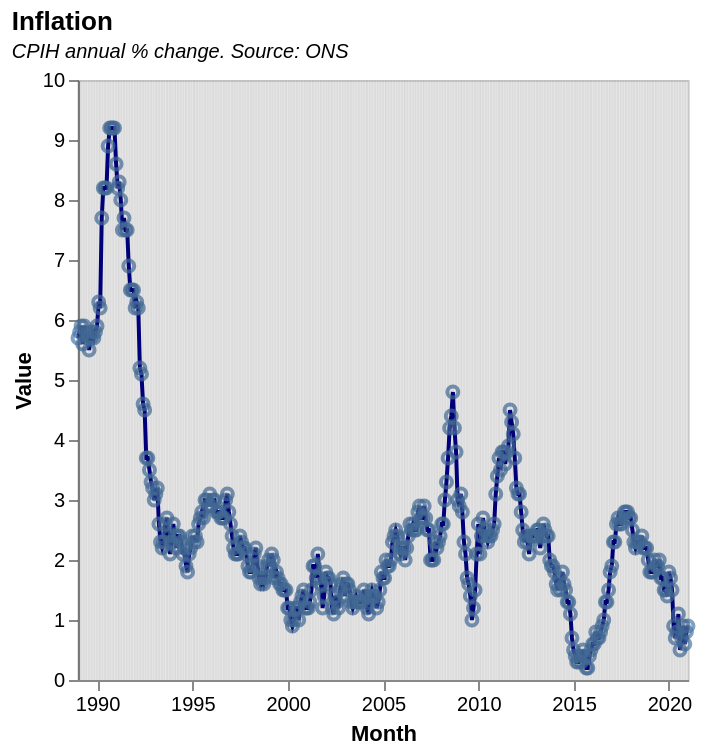

Write the Vega-Lite specification saved for this chart.
### Vega-Lite specification from a JSON file in a GitHub repository (floating-point values rounded to 4 significant figures; data arrays with more than 128 entries replaced by an {"elided": "..."} marker saying what was removed)
{"$schema": "https://vega.github.io/schema/vega-lite/v5.json", "description": "(M2) CPIH annual rate (%), 1989-2021", "title": {"text": "Inflation", "subtitle": "CPIH annual % change. Source: ONS", "subtitleFontStyle": "italic", "subtitleFontSize": 10, "anchor": "start", "color": "black"}, "data": {"values": {"elided": "385 records"}, "format": {"parse": {"Month": "date"}}}, "height": 300, "width": 305, "encoding": {"x": {"field": "Month", "type": "temporal", "axis": {"grid": false}}}, "layer": [{"encoding": {"y": {"field": "Value", "type": "quantitative", "axis": {"grid": false}}}, "layer": [{"mark": {"type": "line", "color": "darkblue"}}, {"mark": "point"}]}, {"mark": "rule", "encoding": {"opacity": {"value": 0.1}, "tooltip": [{"field": "Month", "title": "Date", "type": "temporal", "format": "%B, %Y"}, {"field": "Value", "title": "CPIH", "type": "quantitative", "format": ""}]}}]}
